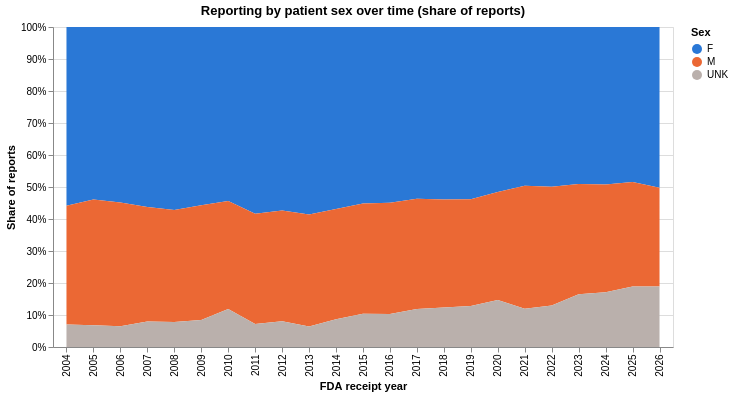

This figure's Vega-Lite source:
### Vega-Lite specification from a JSON file in a GitHub repository (floating-point values rounded to 4 significant figures)
{"config": {"view": {"continuousWidth": 300, "continuousHeight": 300}}, "data": {"name": "data-6b5db8a332e477caa44e6baf562de6d9"}, "mark": {"type": "area"}, "encoding": {"color": {"field": "sex", "scale": {"range": ["#2a78d6", "#eb6834", "#BAB0AC"]}, "title": "Sex", "type": "nominal"}, "tooltip": [{"field": "year", "type": "ordinal"}, {"field": "sex", "type": "nominal"}, {"field": "reports", "format": ",", "type": "quantitative"}], "x": {"field": "year", "title": "FDA receipt year", "type": "ordinal"}, "y": {"axis": {"format": "%"}, "field": "reports", "stack": "normalize", "title": "Share of reports", "type": "quantitative"}}, "height": 320, "title": "Reporting by patient sex over time (share of reports)", "width": 620, "$schema": "https://vega.github.io/schema/vega-lite/v6.1.0.json", "datasets": {"data-6b5db8a332e477caa44e6baf562de6d9": [{"year": 2004, "sex": "F", "reports": 114565}, {"year": 2004, "sex": "M", "reports": 76085}, {"year": 2004, "sex": "UNK", "reports": 14504}, {"year": 2005, "sex": "F", "reports": 124285}, {"year": 2005, "sex": "M", "reports": 90461}, {"year": 2005, "sex": "UNK", "reports": 15695}, {"year": 2006, "sex": "F", "reports": 134428}, {"year": 2006, "sex": "M", "reports": 94824}, {"year": 2006, "sex": "UNK", "reports": 15985}, {"year": 2007, "sex": "F", "reports": 148750}, {"year": 2007, "sex": "M", "reports": 94661}, {"year": 2007, "sex": "UNK", "reports": 21117}, {"year": 2008, "sex": "F", "reports": 177066}, {"year": 2008, "sex": "M", "reports": 108274}, {"year": 2008, "sex": "UNK", "reports": 24198}, {"year": 2009, "sex": "F", "reports": 186914}, {"year": 2009, "sex": "M", "reports": 120330}, {"year": 2009, "sex": "UNK", "reports": 28264}, {"year": 2010, "sex": "F", "reports": 258633}, {"year": 2010, "sex": "M", "reports": 160948}, {"year": 2010, "sex": "UNK", "reports": 56399}, {"year": 2011, "sex": "F", "reports": 314179}, {"year": 2011, "sex": "M", "reports": 185644}, {"year": 2011, "sex": "UNK", "reports": 38761}, {"year": 2012, "sex": "F", "reports": 365517}, {"year": 2012, "sex": "M", "reports": 220852}, {"year": 2012, "sex": "UNK", "reports": 51386}, {"year": 2013, "sex": "F", "reports": 450758}, {"year": 2013, "sex": "M", "reports": 269692}, {"year": 2013, "sex": "UNK", "reports": 49022}, {"year": 2014, "sex": "F", "reports": 461505}, {"year": 2014, "sex": "M", "reports": 280164}, {"year": 2014, "sex": "UNK", "reports": 70264}, {"year": 2015, "sex": "F", "reports": 675100}, {"year": 2015, "sex": "M", "reports": 421451}, {"year": 2015, "sex": "UNK", "reports": 127562}, {"year": 2016, "sex": "F", "reports": 629873}, {"year": 2016, "sex": "M", "reports": 398672}, {"year": 2016, "sex": "UNK", "reports": 118469}, {"year": 2017, "sex": "F", "reports": 661135}, {"year": 2017, "sex": "M", "reports": 424421}, {"year": 2017, "sex": "UNK", "reports": 146352}, {"year": 2018, "sex": "F", "reports": 569143}, {"year": 2018, "sex": "M", "reports": 356452}, {"year": 2018, "sex": "UNK", "reports": 130118}, {"year": 2019, "sex": "F", "reports": 765456}, {"year": 2019, "sex": "M", "reports": 473678}, {"year": 2019, "sex": "UNK", "reports": 182118}, {"year": 2020, "sex": "F", "reports": 732178}, {"year": 2020, "sex": "M", "reports": 478823}, {"year": 2020, "sex": "UNK", "reports": 208545}, {"year": 2021, "sex": "F", "reports": 777128}, {"year": 2021, "sex": "M", "reports": 602120}, {"year": 2021, "sex": "UNK", "reports": 187361}, {"year": 2022, "sex": "F", "reports": 762593}, {"year": 2022, "sex": "M", "reports": 565737}, {"year": 2022, "sex": "UNK", "reports": 198504}, {"year": 2023, "sex": "F", "reports": 680080}, {"year": 2023, "sex": "M", "reports": 476538}, {"year": 2023, "sex": "UNK", "reports": 228869}, {"year": 2024, "sex": "F", "reports": 659774}, {"year": 2024, "sex": "M", "reports": 450546}, {"year": 2024, "sex": "UNK", "reports": 229741}, {"year": 2025, "sex": "F", "reports": 673057}, {"year": 2025, "sex": "M", "reports": 453557}, {"year": 2025, "sex": "UNK", "reports": 262504}, {"year": 2026, "sex": "F", "reports": 397747}, {"year": 2026, "sex": "M", "reports": 244573}, {"year": 2026, "sex": "UNK", "reports": 150021}]}}
